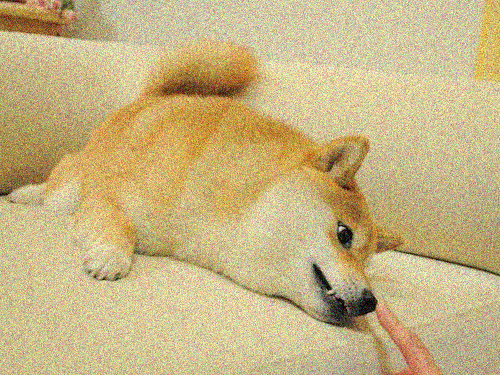
#> input picture images/doge_noise.png, 500 x 375 px, given in place of the camera
$ python motion_detector.py   (Python 2 division)
#> lines starting #> are read from the running program, lines starting #| are printed output that depends on the picture
# USAGE
# python motion_detector.py
# python motion_detector.py --video videos/video_test.mp4

# import the necessary packages
import argparse
import datetime
import imutils
import time
import cv2
from matplotlib import pyplot as plt
from imutils.object_detection import non_max_suppression
import numpy as np
import compare_histogram
#import image_similarity

# construct the argument parser and parse the arguments
ap = argparse.ArgumentParser()
ap.add_argument("-v", "--video", help="path to the video file")
ap.add_argument("-a", "--min-area", type=int, default=1500, help="minimum area size")
args = vars(ap.parse_args())

# if the video argument is None, then we are reading from webcam
if args.get("video", None) is None:
    camera = cv2.VideoCapture(0)
    time.sleep(0.25)

# otherwise, we are reading from a video file
else:
    camera = cv2.VideoCapture(args["video"])

# initialize the first frame in the video stream
firstFrame = None
between = False

# loop over the frames of the video
while True:
    areas = []
    # grab the current frame and initialize the occupied/unoccupied text
    (grabbed, frame) = camera.read()
#> frame is the input picture: shape (375, 500, 3); mean B, G, R 131.3, 180.6, 199.7
    (grabbed, frame_original) = camera.read()
    text = "Unoccupied"
	# if the frame could not be grabbed, then we have reached the end
    # of the video
    if not grabbed:
        break

    # resize the frame, draw the range of interest line (roi),
    #  convert it to grayscale, and blur it
    frame = imutils.resize(frame, width = 500)
    img = cv2.line(frame,(250,500),(250,0),(255,0,0),2)
    frame_original=imutils.resize(frame_original, width = 500)
    gray = cv2.cvtColor(frame, cv2.COLOR_BGR2GRAY)
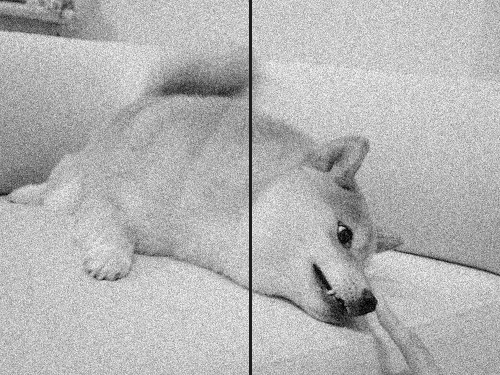
#> gray: shape (375, 500); min 0, max 250, mean 179.8
    gray = cv2.GaussianBlur(gray, (21, 21), 0)
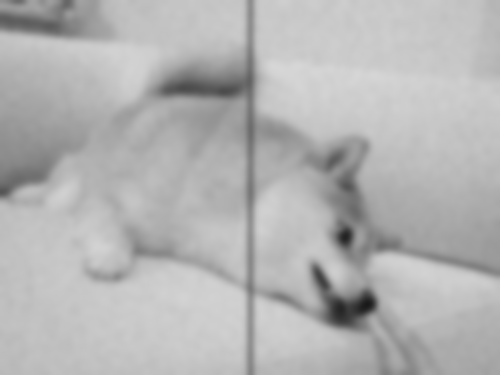
#> gray: shape (375, 500); min 25, max 214, mean 179.8

    # if the first frame is None, initialize it
    if firstFrame is None:
        firstFrame = gray
        continue

    frame_color = frame_original

    # compute the absolute difference between the current frame and
    # first frame
    frameDelta = cv2.absdiff(firstFrame, gray)
    thresh = cv2.threshold(frameDelta, 25, 255, cv2.THRESH_BINARY)[1]

    # dilate the thresholded image to fill in holes, then find contours
    # on thresholded image
    thresh = cv2.dilate(thresh, None, iterations=2)
    cnts,hierarchy = cv2.findContours(thresh.copy(), cv2.RETR_EXTERNAL,cv2.CHAIN_APPROX_SIMPLE)

    # finding contour with maximum area and store it as best_cnt
    max_area = 0
    for cnt in cnts:
        area = cv2.contourArea(cnt)

        if area > max_area:
            max_area = area
            best_cnt = cnt

    if max_area != 0:
    # finding centroids of best_cnt and draw a circle there
        M = cv2.moments(best_cnt)
        cx,cy = int(M['m10']/M['m00']), int(M['m01']/M['m00'])
        #print cx
        # determine the most extreme points along the contour


        #compare x value of centroid and ROI, if they are the same take screenshoot
        if cx>242 and cx<253:
            between= True
        if between== True and cx <242:
                print 'A person entered!'
                #time=datetime.datetime.now().strftime("%Y%m%d_%H:%M:%S")
                time=datetime.datetime.now().strftime("%H:%M:%S")
                for cnt in cnts:
                    (x, y, w, h) = cv2.boundingRect(cnt)
                    img = masked_image[y:y+h, x:x+w]
                cv2.imwrite("./images/enter/"+time+".png",img)
                #compare_histogram.compare_histograms(time+".png")
                between=False

        if cx>242 and cx<254:
            between= True
        if between == True and cx >253:
                print 'The person has left!'
                time=datetime.datetime.now().strftime("%H:%M:%S")
                for cnt in cnts:
                    (x, y, w, h) = cv2.boundingRect(cnt)
                    img = masked_image[y:y+h, x:x+w]
                cv2.imwrite("./images/exit/"+time+".png",img)
                compare_histogram.compare_histograms(time+".png")
                between=False
    # loop over the contours
    for c in cnts:
        # if the contour is too small, ignore it
        if cv2.contourArea(c) < args["min_area"]:
            continue
        # compute the bounding box for the contour, draw it on the frame,
        # and update the text
        ar=cv2.contourArea(c)
        areas.append(ar)

        (x, y, w, h) = cv2.boundingRect(c)
        cv2.rectangle(frame, (x, y), (x + w, y + h), (0, 255, 0), 2)
        text = "Occupied"

    # draw the text and timestamp on the frame
    cv2.putText(frame, "Room Status: {}".format(text), (10, 20),
    cv2.FONT_HERSHEY_SIMPLEX, 0.5, (0, 0, 255), 2)
    cv2.putText(frame, datetime.datetime.now().strftime("%A %d %B %Y %I:%M:%S%p"),
	(10, frame.shape[0] - 10), cv2.FONT_HERSHEY_SIMPLEX, 0.35, (0, 0, 255), 1)

    masked_image = cv2.bitwise_and(frame_color, frame_color, mask = thresh)
    hist_mask = cv2.calcHist([frame_color],[0], thresh ,[256],[0,256])

    # show the frame and record if the user presses a key
    cv2.imshow("Security Feed", frame)
    cv2.imshow("Color", masked_image)
    # cv2.imshow("Thresh", thresh)
    # cv2.imshow("Frame Delta", frameDelta)

    key = cv2.waitKey(30) & 0xFF
    # if the `q` key is pressed, break from the lop
    if key == ord("q"):
        break

# cleanup the camera and close any open windows
#camera.release()
#cv2.destroyAllWindows()
